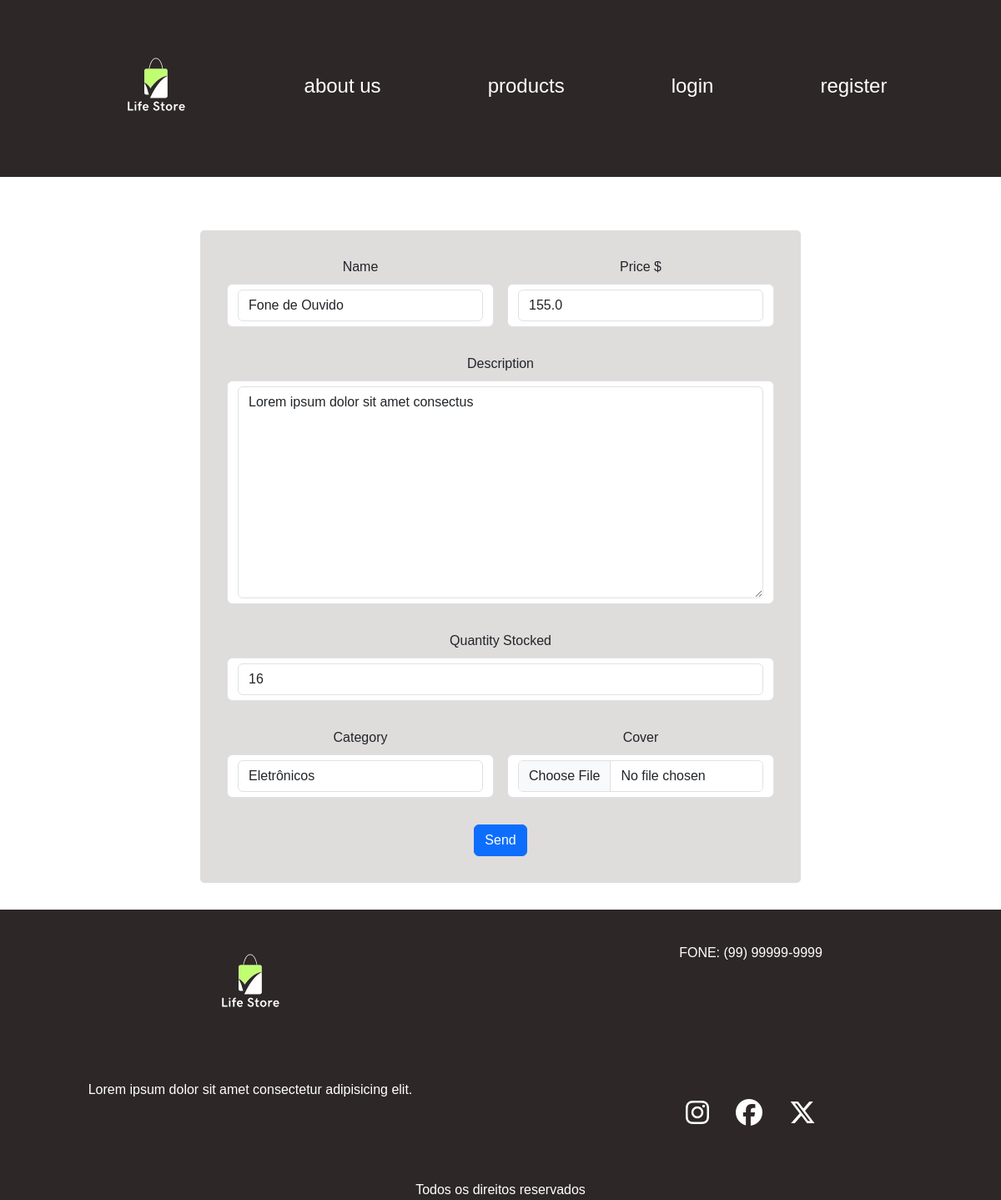
/product/update/2/, run on the app's committed database.
### products/models.py (models this page shows)
class Product(models.Model):
    name = models.CharField(max_length=60)
    description = models.TextField()
    price = models.FloatField()
    category = models.ForeignKey(Category, on_delete=models.CASCADE)
    quantity_stocked = models.IntegerField()
    cover = models.ImageField(upload_to='products/covers/%Y/%m/%d/',
                              blank=True, default=''
                              )
    created_at = models.DateTimeField(auto_now_add=True)
    updated_at = models.DateTimeField(auto_now=True)

### products/views/site.py (the view)
@has_role_decorator('Admin')
def ProductUpdateView(request, id):
    product = get_object_or_404(Product, id=id)
    if request.method == 'GET':
        form = ProductForm(instance=product)
    elif request.method == 'POST':
        form = ProductForm(request.POST, request.FILES, instance=product)
        if form.is_valid():
            form.save()
            messages.success(request, 'Product was updated')
            return redirect('index')
    return render(request, 'products/pages/form.html',
                  context={
                      'form': form
                  }
                  )

### products/forms.py
class ProductForm(forms.ModelForm):
    class Meta:
        model = Product
        fields = ['name', 'description', 'price',
                  'category', 'quantity_stocked',
                  'cover',
                  ]
        widgets = {
            'name': forms.TextInput(attrs={'class': 'form-control'}),
            'description': forms.Textarea(attrs={'class': 'form-control'}),
            'price': forms.NumberInput(attrs={'class': 'form-control'}),
            'category': forms.Select(attrs={'class': 'form-control'}),
            'quantity_stocked': forms.NumberInput(attrs={'class': 'form-control'}),
            'cover': forms.FileInput(attrs={'class': 'form-control'}),
        }

### products/models.py (called while the page is built)
    def __str__(self):
        return self.name

### products/templates/products/pages/form.html (shortened to what this page needs)
{% extends 'global/base.html' %}
{% block content %}
  <div class="content-form">
    <form class="row g-3" method="post" enctype="multipart/form-data">
        <div class="col-md-6">
            <label for="inputName4" class="form-label">Name</label>
            <p type="text" class="form-control" id="inputName4">
                {{ form.name }}
            </p>
        </div>
        <div class="col-md-6">
            <label for="inputDescription4" class="form-label">Price $</label>
            <p type="Integer" class="form-control" id="inputPrice">
                {{ form.price }}
            </p>
        </div>
        <div class="col-12">
            <label for="inputDescription" class="form-label">Description</label>
            <p type="text" class="form-control" id="inputDescription">
                {{ form.description}}
            </p>
        </div>
        <div class="col-12">
            <label for="inputQuantityStocked" class="form-label">Quantity Stocked</label>
            <p type="Integer" class="form-control" id="inputQuantityStocked">
                {{ form.quantity_stocked }}
            </p>
        </div>
        <div class="col-md-6">
            <label for="inputCategory" class="form-label">Category</label>
            <p type="select" class="form-control" id="inputSelect">
                {{ form.category }}
            </p>
        </div>
        <div class="col-md-6">
            <label for="inputCover" class="form-label">Cover</label>
            <p type="file" class="form-control" id="inputCover">
                {{ form.cover }}
            </p>
        </div>
        <div class="col-12">
            <button type="submit" class="btn btn-primary">Send</button>
        </div>
    </form>
  </div>
{% endblock content %}

### base_static/global/css/global-styles.css (style rules this page uses)
:root { --color-dark-text: #444; --color-info-light: #cce5ff; --color-debug-light: #cce5ff; --color-success-light: #d4edda; --color-alert-light: #fff3cd; --color-warning-light: #fff3cd; --color-error-light: #f8d7da; --color-info-dark: #4d86c4; --color-debug-dark: #4d86c4; --color-success-dark: #4a9c5d; --color-alert-dark: #927f40; --color-warning-dark: #927f40; --color-error-dark: #da525d; --color-gray-2: #c7c7c7; }
* { margin: 0; padding: 0; box-sizing: border-box; }
body { font-family: Impact, Haettenschweiler, 'Arial Narrow Bold', sans-serif; }
.content-form { width: 60%; padding: 2rem; border-radius: 5px; background: rgb(223, 220, 220); }

### data on the page
Product: name "Fone de Ouvido", price "155.0", description "Lorem ipsum dolor sit amet consectus", quantity_stocked "16", category "Eletrônicos"
